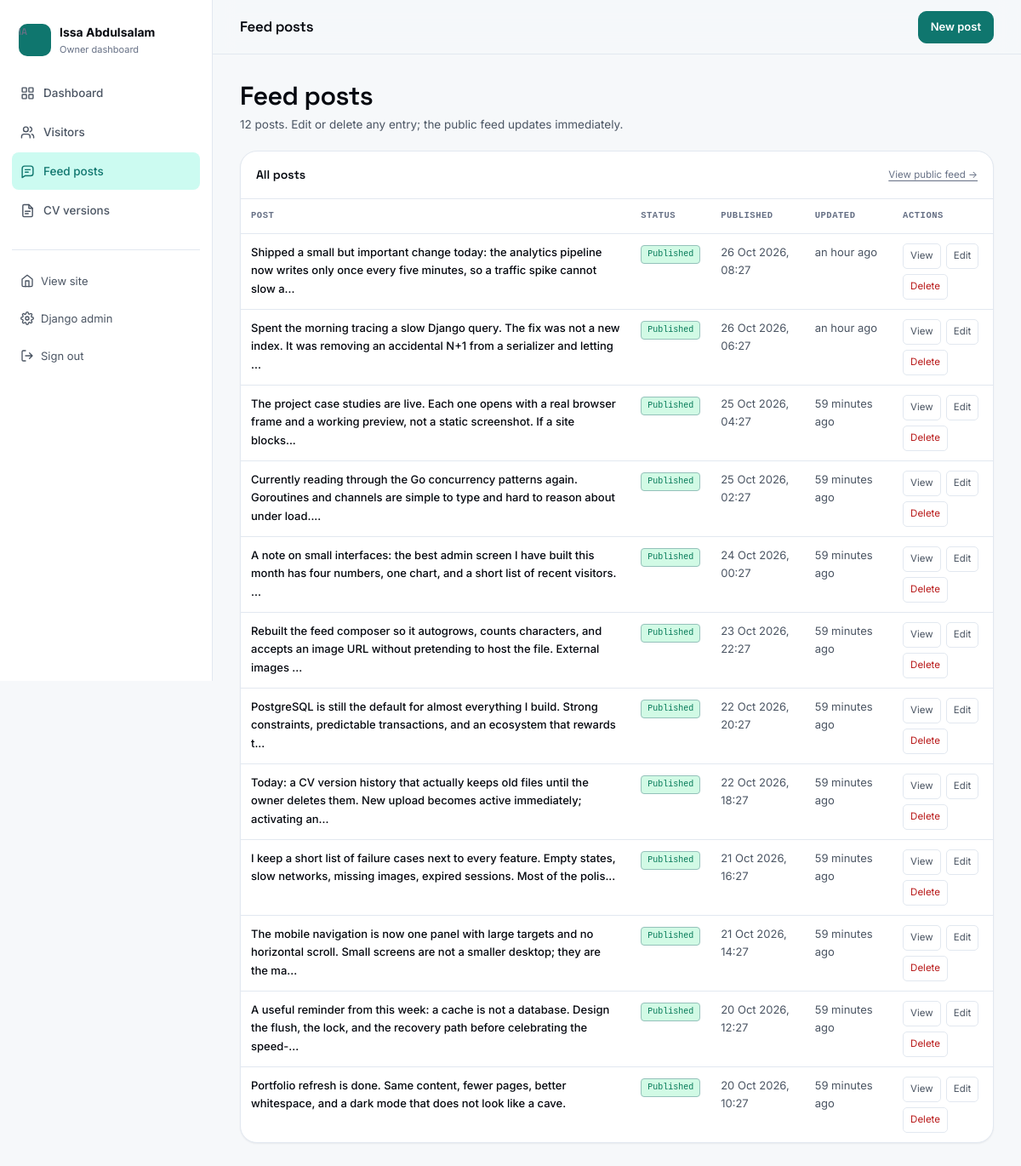
The app's page /custom-admin/posts/ (signed in) with its own data.
### portfolio/models.py (models this page shows, shortened)
class FeedPost(models.Model):
    author = models.ForeignKey(
        settings.AUTH_USER_MODEL,
        on_delete=models.CASCADE,
        related_name="feed_posts",
    )
    content = models.TextField()
    image_url = models.URLField(
        max_length=500,
        blank=True,
        help_text="Optional external image URL. Images are never uploaded here.",
    )
    is_published = models.BooleanField(default=True)
    created_at = models.DateTimeField(auto_now_add=True, db_index=True)
    updated_at = models.DateTimeField(auto_now=True)
    class Meta:
        ordering = ["-created_at"]
        indexes = [models.Index(fields=["-created_at"], name="feed_created_idx")]
    @property
    def excerpt(self):
        text = " ".join(self.content.split())
        return f"{text[:140]}..." if len(text) > 140 else text
    def get_absolute_url(self):
        return f"{reverse('portfolio:feed')}#post-{self.pk}"

### portfolio/views.py (the view)
# urls.py: path("custom-admin/posts/", views.custom_admin_posts, name="custom_admin_posts"),
@staff_required
def custom_admin_posts(request):
    posts = FeedPost.objects.select_related("author").all()
    paginator = Paginator(posts, 20)
    page_obj = paginator.get_page(request.GET.get("page"))
    return render(
        request,
        "portfolio/custom_admin/posts.html",
        {"page_obj": page_obj, "posts": page_obj.object_list, "total": posts.count()},
    )

### portfolio/templates/portfolio/custom_admin/posts.html (shortened to what this page needs)
{% extends "portfolio/custom_admin/base_admin.html" %}
{% load humanize %}
{% block admin_title %}Feed posts{% endblock %}
{% block admin_actions %}
<a class="btn btn-small btn-primary" href="{% url 'portfolio:feed' %}#composer">New post</a>
{% endblock %}
{% block admin_content %}
<div class="admin-page-head">
  <div>
    <h2>Feed posts</h2>
    <p>{{ total|intcomma }} post{{ total|pluralize }}. Edit or delete any entry; the public feed updates immediately.</p>
  </div>
</div>
<section class="panel" aria-labelledby="posts-table-heading">
  <div class="panel-head">
    <div class="panel-title" id="posts-table-heading">All posts</div>
    <a class="panel-subtitle" href="{% url 'portfolio:feed' %}">View public feed &rarr;</a>
  </div>
  <div class="panel-body panel-body-flush">
    <div class="table-wrap">
      <table class="data-table">
        <thead>
          <tr>
            <th scope="col">Post</th>
            <th scope="col">Status</th>
            <th scope="col">Published</th>
            <th scope="col">Updated</th>
            <th scope="col">Actions</th>
          </tr>
        </thead>
        <tbody>
          {% for post in posts %}
          <tr>
            <td class="strong" data-label="Post">{{ post.excerpt }}</td>
            <td data-label="Status">
              <span class="badge {% if post.is_published %}badge-success{% else %}badge-warning{% endif %}">
                {% if post.is_published %}Published{% else %}Hidden{% endif %}
              </span>
            </td>
            <td data-label="Published">{{ post.created_at|date:"d M Y, H:i" }}</td>
            <td data-label="Updated">{{ post.updated_at|naturaltime }}</td>
            <td data-label="Actions">
              <div class="row-actions">
                <a class="inline-button" href="{{ post.get_absolute_url }}">View</a>
                <a class="inline-button" href="{% url 'portfolio:feed_edit' post.pk %}">Edit</a>
                <form method="post" action="{% url 'portfolio:feed_delete' post.pk %}" data-confirm="Delete this post permanently?">
                  <button class="inline-button danger" type="submit">Delete</button>
                </form>
              </div>
            </td>
          </tr>
          {% endfor %}
        </tbody>
      </table>
    </div>
  </div>
</section>
{% endblock %}

### portfolio/static/portfolio/css/styles.css (style rules this page uses)
.admin-body { background: var(--bg-subtle); }
.admin-page-head { display: flex; align-items: flex-end; justify-content: space-between; gap: 16px; flex-wrap: wrap; }
.admin-page-head h2 { font-size: clamp(1.4rem, 3vw, 1.9rem); }
.admin-page-head p { margin-top: 4px; color: var(--text-muted); font-size: 13.5px; }
.panel { border: 1px solid var(--border); border-radius: var(--radius-lg); background: var(--surface); box-shadow: var(--shadow-sm); overflow: hidden; }
.panel-head { display: flex; align-items: center; justify-content: space-between; gap: 12px; flex-wrap: wrap; padding: 16px 18px; border-bottom: 1px solid var(--border); }
.panel-title { color: var(--text-strong); font-family: var(--font-display); font-size: 14px; font-weight: 600; }
.panel-subtitle { color: var(--text-faint); font-size: 11.5px; }
.panel-body { padding: 18px; }
.panel-body-flush { padding: 0; }
.table-wrap { width: 100%; overflow-x: auto; }
.data-table { width: 100%; border-collapse: collapse; font-size: 13px; }
.data-table th, .data-table td { padding: 11px 12px; border-bottom: 1px solid var(--border); text-align: left; vertical-align: top; }
.data-table th { color: var(--text-faint); font-family: var(--font-mono); font-size: 10.5px; font-weight: 600; letter-spacing: 0.05em; text-transform: uppercase; white-space: nowrap; }
.data-table td { color: var(--text-muted); }
.data-table tbody tr:last-child td { border-bottom: 0; }
.data-table .strong { color: var(--text-strong); font-weight: 500; }
.badge { display: inline-flex; align-items: center; min-height: 22px; padding: 1px 7px; border: 1px solid var(--border); border-radius: 4px; background: var(--surface-2); color: var(--text-muted); font-family: var(--font-mono); font-size: 10px; white-space: nowrap; }
.badge-success { border-color: color-mix(in srgb, var(--success) 35%, var(--border)); background: var(--success-soft); color: var(--success); }
.row-actions { display: flex; align-items: center; gap: 6px; flex-wrap: wrap; }
.row-actions form { display: inline; }
.inline-button { display: inline-flex; align-items: center; min-height: 30px; padding: 0 8px; border: 1px solid var(--border); border-radius: 5px; background: var(--surface); color: var(--text-muted); font-size: 11.5px; text-decoration: none; cursor: pointer; }
.inline-button.danger { color: var(--danger); }

### records on screen
FeedPost: excerpt "Shipped a small but important change today: the analytics pipeline now writes only once every five minutes, so a traffic spike cannot slow a...", is_published "Published", created_at "26 Oct 2026, 08:27", updated_at "an hour ago"
FeedPost: excerpt "Spent the morning tracing a slow Django query. The fix was not a new index. It was removing an accidental N+1 from a serializer and letting ...", is_published "Published", created_at "26 Oct 2026, 06:27", updated_at "an hour ago"
FeedPost: excerpt "The project case studies are live. Each one opens with a real browser frame and a working preview, not a static screenshot. If a site blocks...", is_published "Published", created_at "25 Oct 2026, 04:27", updated_at "59 minutes ago"
FeedPost: excerpt "Currently reading through the Go concurrency patterns again. Goroutines and channels are simple to type and hard to reason about under load....", is_published "Published", created_at "25 Oct 2026, 02:27", updated_at "59 minutes ago"
FeedPost: excerpt "A note on small interfaces: the best admin screen I have built this month has four numbers, one chart, and a short list of recent visitors. ...", is_published "Published", created_at "24 Oct 2026, 00:27", updated_at "59 minutes ago"
FeedPost: excerpt "Rebuilt the feed composer so it autogrows, counts characters, and accepts an image URL without pretending to host the file. External images ...", is_published "Published", created_at "23 Oct 2026, 22:27", updated_at "59 minutes ago"
FeedPost: excerpt "PostgreSQL is still the default for almost everything I build. Strong constraints, predictable transactions, and an ecosystem that rewards t...", is_published "Published", created_at "22 Oct 2026, 20:27", updated_at "59 minutes ago"
FeedPost: excerpt "Today: a CV version history that actually keeps old files until the owner deletes them. New upload becomes active immediately; activating an...", is_published "Published", created_at "22 Oct 2026, 18:27", updated_at "59 minutes ago"
FeedPost: excerpt "I keep a short list of failure cases next to every feature. Empty states, slow networks, missing images, expired sessions. Most of the polis...", is_published "Published", created_at "21 Oct 2026, 16:27", updated_at "59 minutes ago"
FeedPost: excerpt "The mobile navigation is now one panel with large targets and no horizontal scroll. Small screens are not a smaller desktop; they are the ma...", is_published "Published", created_at "21 Oct 2026, 14:27", updated_at "59 minutes ago"
FeedPost: excerpt "A useful reminder from this week: a cache is not a database. Design the flush, the lock, and the recovery path before celebrating the speed-...", is_published "Published", created_at "20 Oct 2026, 12:27", updated_at "59 minutes ago"
FeedPost: excerpt "Portfolio refresh is done. Same content, fewer pages, better whitespace, and a dark mode that does not look like a cave.", is_published "Published", created_at "20 Oct 2026, 10:27", updated_at "59 minutes ago"

### other values on screen
{{ site.short_name }} "Issa Abdulsalam"
{{ total|intcomma }} "12"
